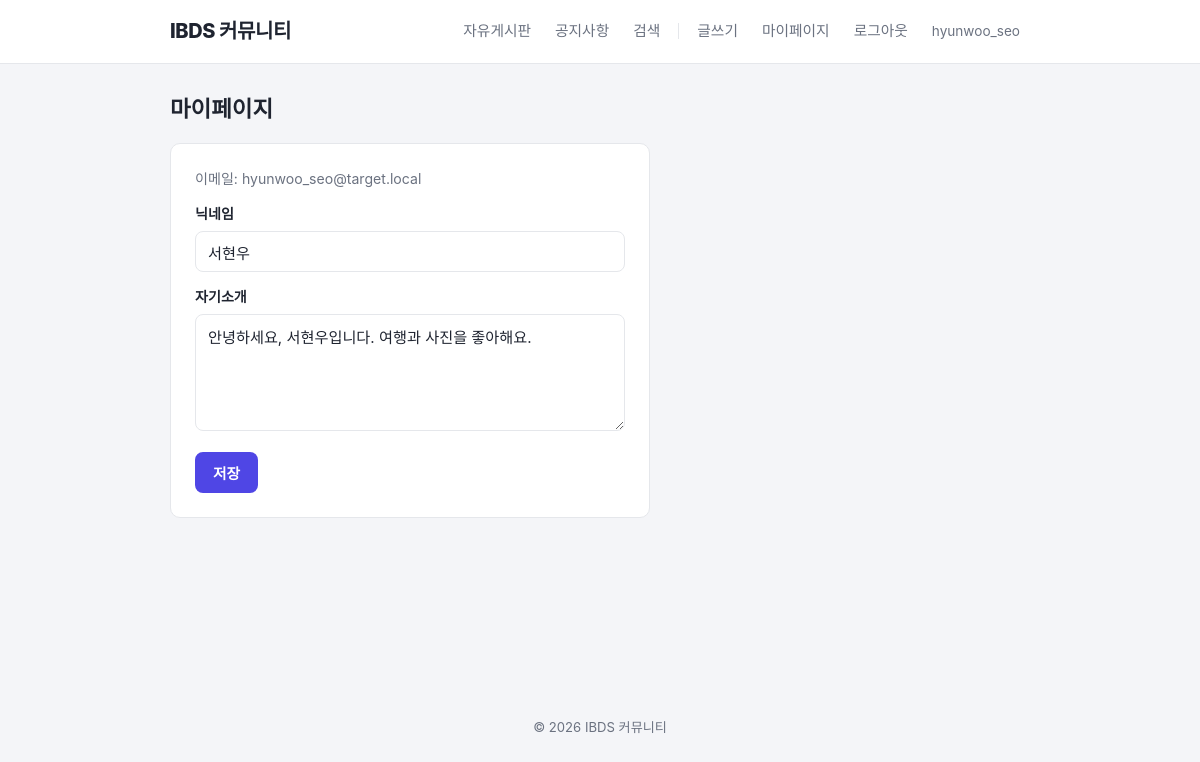
Page /mypage.php (signed in) on the committed database.
### tables this page shows
CREATE TABLE users (
  id INT AUTO_INCREMENT PRIMARY KEY,
  username VARCHAR(50) NOT NULL UNIQUE,
  password VARCHAR(255) NOT NULL,
  email VARCHAR(100) NOT NULL,
  nickname VARCHAR(50) NOT NULL,
  bio TEXT NULL DEFAULT NULL,
  is_admin TINYINT(1) NOT NULL DEFAULT 0,
  created_at DATETIME NOT NULL DEFAULT CURRENT_TIMESTAMP
);

### src/mypage.php (the view, shortened to what this page needs)
<?php
require_once __DIR__ . '/config/db.php';
$user_id = (int) $_SESSION['user_id'];
$stmt = mysqli_prepare($conn, 'SELECT nickname, bio, email FROM users WHERE id = ?');
mysqli_stmt_bind_param($stmt, 'i', $user_id);
mysqli_stmt_execute($stmt);
$result = mysqli_stmt_get_result($stmt);
$user = mysqli_fetch_assoc($result);
require __DIR__ . '/includes/header.php';
?>
<h2 class="page-title">마이페이지</h2>
<div class="card" style="max-width:480px;">
<p class="helper-text" style="margin-top:0;">이메일: <?php echo htmlspecialchars($user['email'], ENT_QUOTES); ?></p>
<form method="post" action="/mypage.php">
  <div class="field"><label>닉네임</label><input type="text" name="nickname" value="<?php echo htmlspecialchars($user['nickname'], ENT_QUOTES); ?>"></div>
  <div class="field"><label>자기소개</label><textarea name="bio" rows="5"><?php echo htmlspecialchars($user['bio'] ?? '', ENT_QUOTES); ?></textarea></div>
  <button type="submit" class="btn">저장</button>
</form>
</div>
<?php require __DIR__ . '/includes/footer.php'; ?>

### src/assets/css/style.css (style rules this page uses)
:root { --bg: #f4f5f8; --surface: #ffffff; --text: #1f2430; --muted: #6b7280; --border: #e5e7eb; --primary: #4f46e5; --primary-hover: #4338ca; --primary-soft: #eef2ff; --danger: #dc2626; --danger-bg: #fef2f2; --success: #16a34a; --success-bg: #f0fdf4; --notice: #b45309; --notice-bg: #fffbeb; --free: #2563eb; --free-bg: #eff6ff; --radius: 10px; }
* { box-sizing: border-box; }
html, body { height: 100%; }
body { margin: 0; background: var(--bg); color: var(--text); font-family: "Noto Sans KR", "Pretendard", -apple-system, "Segoe UI", system-ui, sans-serif; line-height: 1.55; display: flex; flex-direction: column; min-height: 100vh; }
h2.page-title { font-size: 1.4rem; font-weight: 700; margin: 0 0 16px; }
.card { background: var(--surface); border: 1px solid var(--border); border-radius: var(--radius); padding: 24px; }
form .field { margin-bottom: 14px; }
form label { display: block; font-size: 0.88rem; font-weight: 600; color: var(--text); margin-bottom: 6px; }
input[type=text], input[type=password], input[type=email], textarea, select { width: 100%; padding: 10px 12px; border: 1px solid var(--border); border-radius: 8px; font-size: 0.95rem; font-family: inherit; background: var(--surface); color: var(--text); }
.btn { display: inline-block; padding: 10px 18px; border-radius: 8px; border: none; font-size: 0.92rem; font-weight: 600; cursor: pointer; background: var(--primary); color: #fff; }
.helper-text { font-size: 0.88rem; color: var(--muted); margin-top: 14px; }

### rows in the picture
users: email "hyunwoo_seo@target.local", nickname "서현우", bio "안녕하세요, 서현우입니다. 여행과 사진을 좋아해요."

### other values in the picture
$_SESSION['username'] "hyunwoo_seo"
